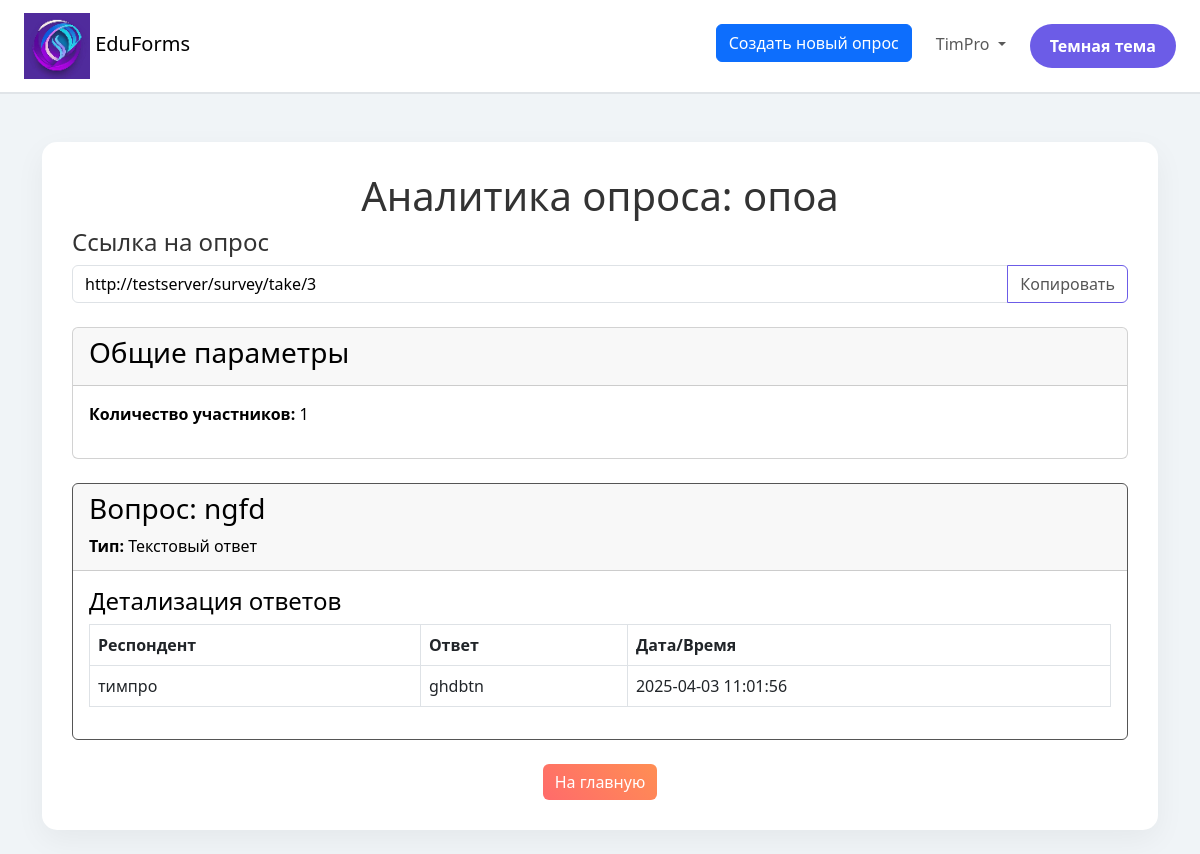
/survey/3 (signed in), run on the app's committed database.
### tables this page shows
CREATE TABLE surveys (
                        id INTEGER PRIMARY KEY AUTOINCREMENT,
                        name TEXT NOT NULL,
                        description TEXT,
                        user_id INTEGER NOT NULL,
                        show_correct_answers BOOLEAN DEFAULT 0  -- Новое поле
                    );

CREATE TABLE questions (
                        id INTEGER PRIMARY KEY AUTOINCREMENT,
                        survey_id INTEGER NOT NULL,
                        text TEXT NOT NULL,
                        type TEXT NOT NULL,  -- 'text', 'quiz', 'text_with_validation'
                        metadata TEXT,  -- Дополнительные данные в формате JSON
                        FOREIGN KEY (survey_id) REFERENCES surveys(id)
                    );

CREATE TABLE user_answers (
                        id INTEGER PRIMARY KEY AUTOINCREMENT,
                        survey_id INTEGER NOT NULL,
                        user_id INTEGER NOT NULL,
                        question_id INTEGER NOT NULL,
                        answer TEXT NOT NULL,
                        is_correct BOOLEAN,
                        question_type TEXT,
                        created_at TIMESTAMP DEFAULT CURRENT_TIMESTAMP,
                        ip_address TEXT,
                        user_agent TEXT,
                        time_taken INTEGER,
                        FOREIGN KEY (survey_id) REFERENCES surveys(id),
                        FOREIGN KEY (question_id) REFERENCES questions(id)
                    );

CREATE TABLE users (
                        id INTEGER PRIMARY KEY AUTOINCREMENT,
                        username TEXT UNIQUE NOT NULL,
                        email TEXT UNIQUE NOT NULL,
                        password TEXT NOT NULL
                    );

### survey_routes.py (the view, shortened to what this page needs)
@survey_bp.route('/<int:survey_id>', methods=['GET'])
def view_survey(survey_id):
    with closing(get_db()) as conn:
        cursor = conn.cursor()
        cursor.execute('SELECT name, user_id FROM surveys WHERE id = ?', (survey_id,))
        survey = cursor.fetchone()
        if not survey:
            logging.error(f"Опрос с ID {survey_id} не найден")
            flash('Опрос не найден.', 'danger')
            return redirect(url_for('index'))
        survey_name, survey_user_id = survey
        user_id = session.get('user_id')
        if not user_id or user_id != survey_user_id:
            logging.error(f"Пользователь {user_id} не имеет доступа к опросу {survey_id}")
            flash('У вас нет доступа к аналитике этого опроса.', 'danger')
            return redirect(url_for('index'))
        long_link = url_for('survey.take_survey', survey_id=survey_id, _external=True)
        logging.debug(f"Сгенерирована ссылка на опрос: {long_link}")
        try:
            cursor.execute('''
                SELECT COUNT(DISTINCT CASE WHEN user_id = 0 THEN ip_address ELSE user_id END)
                FROM user_answers WHERE survey_id = ?
            ''', (survey_id,))
            total_participants = cursor.fetchone()[0] or 0
            logging.debug(f"Количество участников для опроса {survey_id}: {total_participants}")
        except sqlite3.Error as e:
            logging.error(f"Ошибка при запросе количества участников: {e}")
            total_participants = 0
            flash('Ошибка при загрузке данных аналитики.', 'danger')
        try:
            cursor.execute('SELECT id, text, type, metadata FROM questions WHERE survey_id = ?', (survey_id,))
            questions_data = cursor.fetchall()
            logging.debug(f"Найдено вопросов для опроса {survey_id}: {len(questions_data)}")
        except sqlite3.Error as e:
            logging.error(f"Ошибка при запросе вопросов: {e}")
            questions_data = []
            flash('Ошибка при загрузке вопросов.', 'danger')
        questions = []
        for q_id, q_text, q_type, q_metadata in questions_data:
            question = {
                'id': q_id,
                'text': q_text,
                'type': q_type,
                'metadata': json.loads(q_metadata) if q_metadata else {},
                'responses': [],
                'correct_answer': None,
                'chart': None
            }
            try:
                cursor.execute('''
                    SELECT ua.answer, ua.is_correct, ua.ip_address, ua.created_at, u.username
                    FROM user_answers ua
                    LEFT JOIN users u ON ua.user_id = u.id
                    WHERE ua.question_id = ? AND ua.survey_id = ?
                ''', (q_id, survey_id))
                responses = cursor.fetchall()
                logging.debug(f"Найдено ответов для вопроса {q_id}: {len(responses)}")
            except sqlite3.Error as e:
                logging.error(f"Ошибка при запросе ответов для вопроса {q_id}: {e}")
                responses = []
            for answer, is_correct, ip_address, created_at, username in responses:
                respondent = username if username else ip_address if ip_address else 'Аноним'
                answer_text = answer
                question['responses'].append({
                    'respondent': respondent,
                    'answer': answer_text,
                    'is_correct': is_correct,
                    'created_at': created_at
                })
            questions.append(question)
    return render_template(
        'view_survey.html',
        survey_name=survey_name,
        survey_id=survey_id,
        survey_link=long_link,
        total_participants=total_participants,
        questions=questions,
        theme=session.get('theme', 'light')
    )

### main.py (called while the page is built)
@app.context_processor
def inject_theme():
    theme = session.get('theme', 'light')
    return {'theme': theme}

### survey_routes.py (called while the page is built)
def get_db():
    return sqlite3.connect('database.db')

### templates/view_survey.html (shortened to what this page needs)
{% extends "base.html" %}
{% block content %}
<div class="container mt-5 survey-container {{ 'dark-theme' if theme == 'dark' else 'light-theme' }}">
    <h1 class="text-center">Аналитика опроса: {{ survey_name }}</h1>
    <div class="mb-4">
        <h4>Ссылка на опрос</h4>
        <div class="input-group">
            <input type="text"
                   class="form-control {{ 'dark-theme' if theme == 'dark' else 'light-theme' }}"
                   id="surveyLink"
                   value="{{ survey_link }}"
                   readonly
                   style="background-color: {{ '#444' if theme == 'dark' else '#fff' }}; color: {{ '#fff' if theme == 'dark' else '#000' }};">
            <button class="btn btn-outline-secondary {{ 'dark-theme' if theme == 'dark' else 'light-theme' }}"
                    type="button"
                    onclick="copyLink()">Копировать</button>
        </div>
    </div>
    <div class="card mb-4 {{ 'dark-theme' if theme == 'dark' else 'light-theme' }}"
         style="background-color: {{ '#333' if theme == 'dark' else '#fff' }}; color: {{ '#fff' if theme == 'dark' else '#000' }};">
        <div class="card-header">
            <h3>Общие параметры</h3>
        </div>
        <div class="card-body">
            <p><strong>Количество участников:</strong> {{ total_participants }}</p>
        </div>
    </div>
    {% for question in questions %}
    <div class="card mb-4 {{ 'dark-theme' if theme == 'dark' else 'light-theme' }}"
         style="background-color: {{ '#333' if theme == 'dark' else '#fff' }}; color: {{ '#fff' if theme == 'dark' else '#000' }}; border: 1px solid #555;">
        <div class="card-header">
            <h3>Вопрос: {{ question.text }}</h3>
            <p class="mb-1"><strong>Тип:</strong>
                {% if question.type == 'quiz' %} Викторина
                {% elif question.type == 'quiz_no_correct' %} Опрос
                {% elif question.type == 'text_with_validation' %} Тест с проверкой
                {% else %} Текстовый ответ {% endif %}
            </p>
        </div>
        <div class="card-body">
            <h4>Детализация ответов</h4>
            <div class="table-responsive">
                <table class="table table-bordered {{ 'dark-theme' if theme == 'dark' else 'light-theme' }}"
                       style="background-color: {{ '#333' if theme == 'dark' else '#fff' }}; color: {{ '#fff' if theme == 'dark' else '#000' }};">
                    <thead>
                        <tr>
                            <th>Респондент</th>
                            <th>Ответ</th>
                            <th>Дата/Время</th>
                        </tr>
                    </thead>
                    <tbody>
                        {% for response in question.responses %}
                        <tr>
                            <td>{{ response.respondent }}</td>
                            <td>{{ response.answer }}</td>
                            <td>{{ response.created_at }}</td>
                        </tr>
                        {% endfor %}
                    </tbody>
                </table>
            </div>
        </div>
    </div>
    {% endfor %}
    <div class="text-center">
        <a href="{{ url_for('index') }}"
           class="btn btn-primary {{ 'dark-theme' if theme == 'dark' else 'light-theme' }}"
           style="background: linear-gradient(45deg, #ff6b6b, #ff8e53); border: none; color: #fff;">
           На главную
        </a>
    </div>
</div>
{% endblock %}

### static/styles.css (style rules this page uses)
body.light-theme { background-color: #f0f4f7; color: #333; }
.btn-outline-secondary.light-theme { color: #555; border-color: #6c5ce7; }
.container.light-theme { background: #ffffff; padding: 30px; border-radius: 15px; box-shadow: 0 10px 30px rgba(0, 0, 0, 0.05); }

### data on the page
surveys: name "опоа"
questions: text "ngfd", type "Текстовый ответ"
user_answers: respondent "тимпро", answer "ghdbtn", created_at "2025-04-03 11:01:56"

### other printed values
{{ session.get('username') }} "TimPro"
{{ "Темная тема" if theme == "light" else "Светлая тема" }} "Темная тема"
{{ total_participants }} "1"
